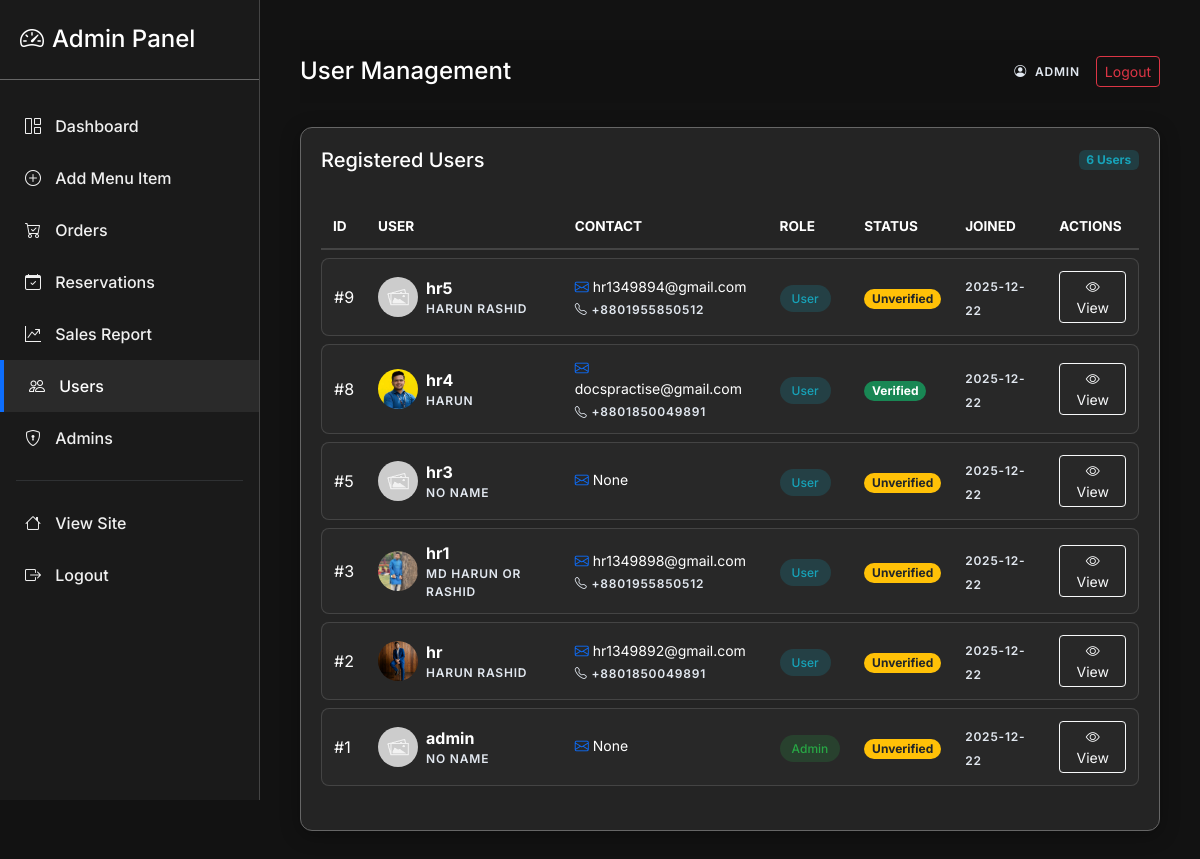
Before: /admin/users (signed in) with the older database file.
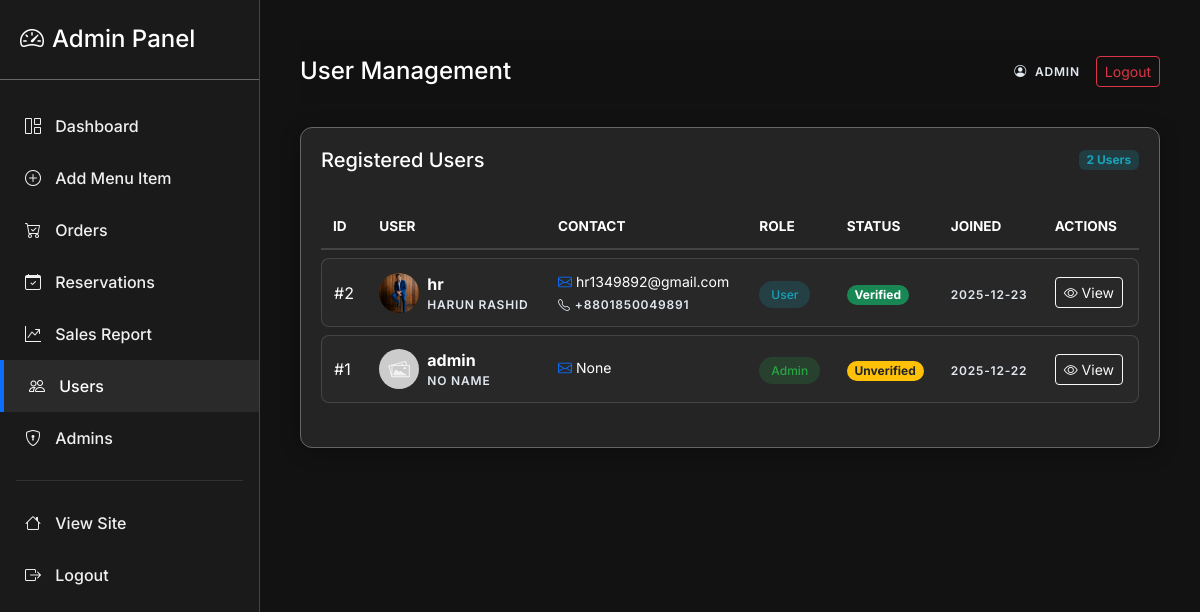
After: the same page with the newer database file.
### app.py (models this page shows)
class User(db.Model):
    id = db.Column(db.Integer, primary_key=True)
    username = db.Column(db.String(120), unique=True, nullable=False)
    member_id = db.Column(db.String(20), unique=True) # Custom ID
    email = db.Column(db.String(200), unique=True)
    password = db.Column(db.String(255), nullable=False)
    full_name = db.Column(db.String(200))
    phone = db.Column(db.String(50))
    address_district = db.Column(db.String(100))
    address_city = db.Column(db.String(100))
    address_street = db.Column(db.String(200))
    profile_image = db.Column(db.String(200))  # image filename
    reset_token = db.Column(db.String(100), nullable=True)
    reset_token_expiry = db.Column(db.DateTime, nullable=True)
    is_admin = db.Column(db.Boolean, default=False)
    email_verified = db.Column(db.Boolean, default=False)
    email_verification_code = db.Column(db.String(10), nullable=True)
    created_at = db.Column(db.DateTime, default=datetime.utcnow)
    orders = db.relationship('Order', backref='user', lazy=True)
    reservations = db.relationship('Reservation', backref='user', lazy=True)

### app.py (the view)
@app.route('/admin/users')
@admin_required
def admin_users():
    users = User.query.order_by(User.id.desc()).all()
    return render_template('admin/users.html', users=users)

### app.py (called while the page is built)
def admin_required(fn):
    @wraps(fn)
    def wrapper(*args, **kwargs):
        if not session.get('is_admin'):
            flash('Admin login required.')
            return redirect(url_for('admin_login'))
        return fn(*args, **kwargs)
    return wrapper

@app.context_processor
def inject_global_data():
    cart = session.get('cart', {})
    count = sum(cart.values()) if isinstance(cart, dict) else 0
    all_items = MenuItem.query.all()
    best_item = None
    max_avg = 0
    for it in all_items:
        avg = it.get_average_rating()
        if avg > max_avg:
            max_avg = avg
            best_item = it
    return dict(cart_count=count, best_rated_item=best_item)

    def get_average_rating(self):
        if not self.ratings:
            return 0
        return round(sum(r.score for r in self.ratings) / len(self.ratings), 1)

### templates/admin/users.html (shortened to what this page needs)
{% extends 'admin/admin_base.html' %}
{% block admin_title %}User Management{% endblock %}
{% block content %}
<div class="glass-card">
    <div class="d-flex justify-content-between align-items-center mb-4">
        <h5 class="mb-0 text-white">Registered Users</h5>
        <span class="badge badge-admin-info">{{ users|length }} Users</span>
    </div>
    <div class="table-responsive">
        <table class="admin-table">
            <thead>
                <tr>
                    <th>ID</th>
                    <th>User</th>
                    <th>Contact</th>
                    <th>Role</th>
                    <th>Status</th>
                    <th>Joined</th>
                    <th>Actions</th>
                </tr>
            </thead>
            <tbody>
                {% for user in users %}
                <tr>
                    <td>#{{ user.id }}</td>
                    <td>
                        <div class="d-flex align-items-center">
                            <img src="{{ user.profile_image and url_for('static', filename='uploads/' ~ user.profile_image) or url_for('static', filename='img/placeholder.jpg') }}"
                                class="rounded-circle me-2" width="40" height="40" style="object-fit: cover;">
                            <div>
                                <div class="fw-bold text-white">{{ user.username }}</div>
                                <div class="small text-muted">{{ user.full_name or 'No Name' }}</div>
                            </div>
                        </div>
                    </td>
                    <td>
                        <div class="small text-white mb-1"><i class="bi bi-envelope me-1 text-primary"></i>{{ user.email
                            }}</div>
                        {% if user.phone %}
                        <div class="small text-muted"><i class="bi bi-telephone me-1"></i>{{ user.phone }}</div>
                        {% endif %}
                    </td>
                    <td>
                        {% if user.is_admin %}
                        <span class="badge-admin badge-admin-success">Admin</span>
                        {% else %}
                        <span class="badge-admin badge-admin-info">User</span>
                        {% endif %}
                    </td>
                    <td>
                        {% if user.email_verified %}
                        <span class="badge bg-success rounded-pill small">Verified</span>
                        {% else %}
                        <span class="badge bg-warning text-dark rounded-pill small">Unverified</span>
                        {% endif %}
                    </td>
                    <td>
                        <span class="small text-muted">{{ user.created_at.strftime('%Y-%m-%d') }}</span>
                    </td>
                    <td>
                        <button class="btn btn-sm btn-outline-light" onclick="openUserModal('{{ user.username }}')">
                            <i class="bi bi-eye"></i> View
                        </button>
                    </td>
                </tr>
                {% else %}
                <tr>
                    <td colspan="7" class="text-center py-4 text-muted">No users found.</td>
                </tr>
                {% endfor %}
            </tbody>
        </table>
    </div>
</div>
{% endblock %}

Changed rows visible on the page:
removed User: id "9", username "hr5", full_name "HARUN RASHID", email "hr1349894@gmail.com", phone "+8801955850512", is_admin "User", email_verified "Unverified", created_at "2025-12-22"
removed User: id "8", profile_image (picture), username "hr4", full_name "HARUN", email "docspractise@gmail.com", phone "+8801850049891", is_admin "User", email_verified "Verified", created_at "2025-12-22"
removed User: id "5", username "hr3", full_name "NO NAME", email "None", is_admin "User", email_verified "Unverified", created_at "2025-12-22"
removed User: id "3", profile_image (picture), username "hr1", full_name "MD HARUN OR RASHID", email "hr1349898@gmail.com", phone "+8801955850512", is_admin "User", email_verified "Unverified", created_at "2025-12-22"
changed User "hr": created_at "2025-12-22" → "2025-12-23"; email_verified "Unverified" → "Verified"
Other visible differences:
{{ users|length }}: "6" → "2"
